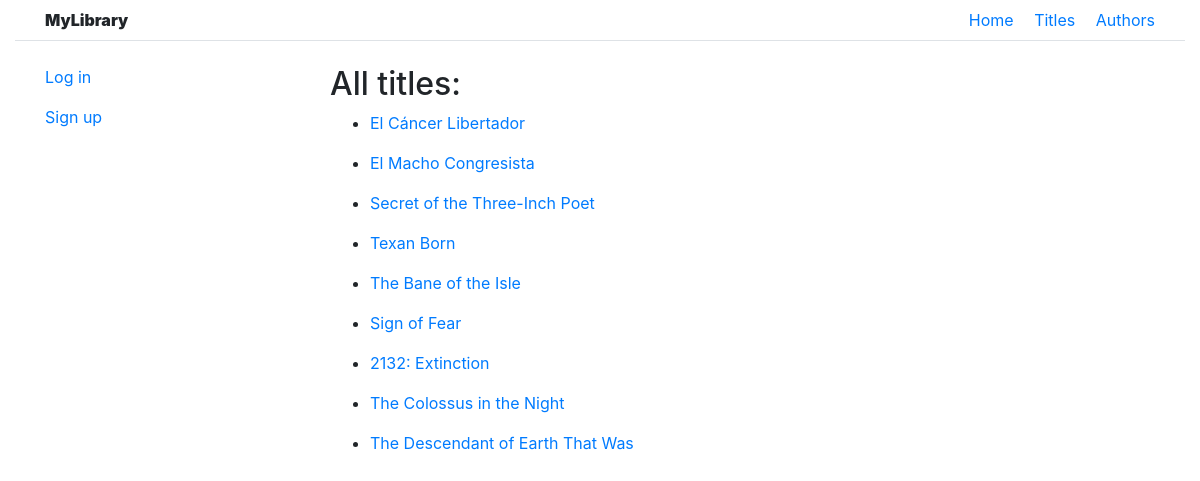
/library/books/, run on the app's committed database.
### library/models.py (models this page shows, shortened)
class Book(models.Model):
    TYPE_CHOICES = (
        ('BO', 'Book'),
        ('MA', 'Magazine')
    )
    type = models.CharField(max_length=2, default='BO', blank=True, null=True)
    title = models.CharField(max_length=255)
    author = models.ForeignKey(Author, on_delete=models.CASCADE)
    first_published = models.CharField(
        max_length=4, help_text="Enter year in format YYYY. Must be four digits", blank=True, null=True)
    summary = models.TextField(default="Lorem ipsum dolor sit amet, consectetur adipiscing elit, sed do eiusmod tempor incididunt ut labore et dolore magna aliqua. Ut enim ad minim veniam, quis nostrud exercitation ullamco laboris nisi ut aliquip ex ea commodo consequat. Duis aute irure dolor in reprehenderit in voluptate velit esse cillum dolore eu fugiat nulla pariatur. Excepteur sint occaecat cupidatat non proident, sunt in culpa qui officia deserunt mollit anim id est laborum.", blank=True, null=True)
    def get_absolute_url(self):
        return reverse("book-detail", kwargs={"pk": self.pk})

### library/views.py (the view)
# urls.py: path('books/', views.BookListView.as_view(), name="book-list"),
class BookListView(ListView):
    model = Book
    template_name = 'book_list.html'
    paginate_by = 10

### library/templates/library/book_list.html
{% extends 'base.html' %}
{% block content %}
{% if object_list %}
<h2 class="">All titles:</h2>
<ul class="">
	{% for book in object_list %}
	<li class="">
		<a href="{{ book.get_absolute_url }}">{{ book.title }}</p>
	</li>
	{% endfor %}
</ul>
{% endif %}
{% endblock %}

### data on the page
Book: title "El Cáncer Libertador"
Book: title "El Macho Congresista"
Book: title "Secret of the Three-Inch Poet"
Book: title "Texan Born"
Book: title "The Bane of the Isle"
Book: title "Sign of Fear"
Book: title "2132: Extinction"
Book: title "The Colossus in the Night"
Book: title "The Descendant of Earth That Was"
